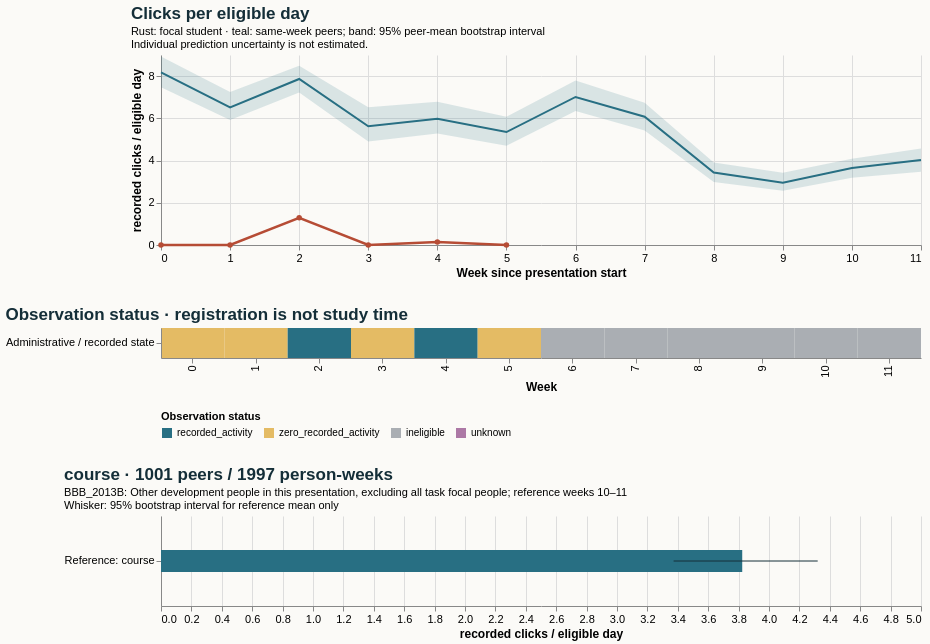

Vega-Lite specification for this chart:
### Vega-Lite specification from a JSON file in a GitHub repository (floating-point values rounded to 4 significant figures)
{"$schema": "https://vega.github.io/schema/vega-lite/v5.20.1.json", "config": {"axis": {"labelFontSize": 11, "titleFontSize": 12}, "background": "#fbfaf7", "font": "sans-serif", "title": {"anchor": "start", "color": "#142e38", "fontSize": 17, "subtitleFontSize": 11}, "view": {"continuousHeight": 300, "continuousWidth": 300, "stroke": null}}, "datasets": {"data-384e228b3901c7a3fc8f4dc9812107fe": [{"end_day": 6, "focal_value": 0.0, "peer_ci_high": 8.931, "peer_ci_low": 7.468, "peer_mean": 8.174, "peer_observations": 1127, "peer_people": 1127, "reference": "course", "unit": "recorded clicks / eligible day", "week": 0}, {"end_day": 13, "focal_value": 0.0, "peer_ci_high": 7.246, "peer_ci_low": 5.919, "peer_mean": 6.521, "peer_observations": 1121, "peer_people": 1121, "reference": "course", "unit": "recorded clicks / eligible day", "week": 1}, {"end_day": 20, "focal_value": 1.286, "peer_ci_high": 8.492, "peer_ci_low": 7.226, "peer_mean": 7.865, "peer_observations": 1105, "peer_people": 1105, "reference": "course", "unit": "recorded clicks / eligible day", "week": 2}, {"end_day": 27, "focal_value": 0.0, "peer_ci_high": 6.529, "peer_ci_low": 4.904, "peer_mean": 5.625, "peer_observations": 1098, "peer_people": 1098, "reference": "course", "unit": "recorded clicks / eligible day", "week": 3}, {"end_day": 34, "focal_value": 0.1429, "peer_ci_high": 6.783, "peer_ci_low": 5.283, "peer_mean": 5.982, "peer_observations": 1065, "peer_people": 1065, "reference": "course", "unit": "recorded clicks / eligible day", "week": 4}, {"end_day": 41, "focal_value": 0.0, "peer_ci_high": 6.074, "peer_ci_low": 4.696, "peer_mean": 5.35, "peer_observations": 1058, "peer_people": 1058, "reference": "course", "unit": "recorded clicks / eligible day", "week": 5}, {"end_day": 48, "focal_value": null, "peer_ci_high": 7.793, "peer_ci_low": 6.344, "peer_mean": 7.012, "peer_observations": 1050, "peer_people": 1050, "reference": "course", "unit": "recorded clicks / eligible day", "week": 6}, {"end_day": 55, "focal_value": null, "peer_ci_high": 6.738, "peer_ci_low": 5.425, "peer_mean": 6.076, "peer_observations": 1034, "peer_people": 1034, "reference": "course", "unit": "recorded clicks / eligible day", "week": 7}, {"end_day": 62, "focal_value": null, "peer_ci_high": 3.911, "peer_ci_low": 2.983, "peer_mean": 3.431, "peer_observations": 1024, "peer_people": 1024, "reference": "course", "unit": "recorded clicks / eligible day", "week": 8}, {"end_day": 69, "focal_value": null, "peer_ci_high": 3.418, "peer_ci_low": 2.567, "peer_mean": 2.953, "peer_observations": 1007, "peer_people": 1007, "reference": "course", "unit": "recorded clicks / eligible day", "week": 9}, {"end_day": 76, "focal_value": null, "peer_ci_high": 4.09, "peer_ci_low": 3.183, "peer_mean": 3.642, "peer_observations": 1001, "peer_people": 1001, "reference": "course", "unit": "recorded clicks / eligible day", "week": 10}, {"end_day": 83, "focal_value": null, "peer_ci_high": 4.568, "peer_ci_low": 3.466, "peer_mean": 4.025, "peer_observations": 996, "peer_people": 996, "reference": "course", "unit": "recorded clicks / eligible day", "week": 11}], "data-9513caa131856c1d4264fa7f89bb662e": [{"hi": null, "lo": null, "series": "Focal: weeks 10–11", "value": null}, {"hi": 4.32, "lo": 3.372, "series": "Reference: course", "value": 3.824}], "data-db89edfe90cd932c9c2f2a7b8596f721": [{"eligible_days": 7.0, "end_day": 6, "logging_completeness": "unknown", "observation_status": "zero_recorded_activity", "row": "Administrative / recorded state", "score_status": "withheld_release_time_unknown", "start_day": 0, "value": 0.0, "week": 0}, {"eligible_days": 7.0, "end_day": 13, "logging_completeness": "unknown", "observation_status": "zero_recorded_activity", "row": "Administrative / recorded state", "score_status": "withheld_release_time_unknown", "start_day": 7, "value": 0.0, "week": 1}, {"eligible_days": 7.0, "end_day": 20, "logging_completeness": "unknown", "observation_status": "recorded_activity", "row": "Administrative / recorded state", "score_status": "withheld_release_time_unknown", "start_day": 14, "value": 1.286, "week": 2}, {"eligible_days": 7.0, "end_day": 27, "logging_completeness": "unknown", "observation_status": "zero_recorded_activity", "row": "Administrative / recorded state", "score_status": "withheld_release_time_unknown", "start_day": 21, "value": 0.0, "week": 3}, {"eligible_days": 7.0, "end_day": 34, "logging_completeness": "unknown", "observation_status": "recorded_activity", "row": "Administrative / recorded state", "score_status": "withheld_release_time_unknown", "start_day": 28, "value": 0.1429, "week": 4}, {"eligible_days": 7.0, "end_day": 41, "logging_completeness": "unknown", "observation_status": "zero_recorded_activity", "row": "Administrative / recorded state", "score_status": "withheld_release_time_unknown", "start_day": 35, "value": 0.0, "week": 5}, {"eligible_days": 0.0, "end_day": 48, "logging_completeness": "unknown", "observation_status": "ineligible", "row": "Administrative / recorded state", "score_status": "withheld_release_time_unknown", "start_day": 42, "value": null, "week": 6}, {"eligible_days": 0.0, "end_day": 55, "logging_completeness": "unknown", "observation_status": "ineligible", "row": "Administrative / recorded state", "score_status": "withheld_release_time_unknown", "start_day": 49, "value": null, "week": 7}, {"eligible_days": 0.0, "end_day": 62, "logging_completeness": "unknown", "observation_status": "ineligible", "row": "Administrative / recorded state", "score_status": "withheld_release_time_unknown", "start_day": 56, "value": null, "week": 8}, {"eligible_days": 0.0, "end_day": 69, "logging_completeness": "unknown", "observation_status": "ineligible", "row": "Administrative / recorded state", "score_status": "withheld_release_time_unknown", "start_day": 63, "value": null, "week": 9}, {"eligible_days": 0.0, "end_day": 76, "logging_completeness": "unknown", "observation_status": "ineligible", "row": "Administrative / recorded state", "score_status": "withheld_release_time_unknown", "start_day": 70, "value": null, "week": 10}, {"eligible_days": 0.0, "end_day": 83, "logging_completeness": "unknown", "observation_status": "ineligible", "row": "Administrative / recorded state", "score_status": "withheld_release_time_unknown", "start_day": 77, "value": null, "week": 11}]}, "resolve": {"scale": {"color": "independent"}}, "spacing": 28, "vconcat": [{"data": {"name": "data-384e228b3901c7a3fc8f4dc9812107fe"}, "height": 190, "layer": [{"encoding": {"x": {"axis": {"tickMinStep": 1}, "field": "week", "title": "Week since presentation start", "type": "quantitative"}, "y": {"field": "peer_ci_low", "scale": {"zero": true}, "title": "recorded clicks / eligible day", "type": "quantitative"}, "y2": {"field": "peer_ci_high"}}, "mark": {"color": "#286f83", "opacity": 0.16, "type": "area"}}, {"encoding": {"tooltip": [{"field": "week", "type": "quantitative"}, {"field": "peer_mean", "type": "quantitative"}, {"field": "peer_people", "type": "quantitative"}, {"field": "peer_observations", "type": "quantitative"}], "x": {"field": "week", "type": "quantitative"}, "y": {"field": "peer_mean", "type": "quantitative"}}, "mark": {"color": "#286f83", "strokeWidth": 2, "type": "line"}}, {"encoding": {"tooltip": [{"field": "week", "type": "quantitative"}, {"field": "focal_value", "type": "quantitative"}], "x": {"field": "week", "type": "quantitative"}, "y": {"field": "focal_value", "type": "quantitative"}}, "mark": {"color": "#b64c35", "point": {"color": "#b64c35"}, "strokeWidth": 2.5, "type": "line"}}], "title": {"subtitle": ["Rust: focal student · teal: same-week peers; band: 95% peer-mean bootstrap interval", "Individual prediction uncertainty is not estimated."], "text": "Clicks per eligible day"}, "width": 760}, {"data": {"name": "data-db89edfe90cd932c9c2f2a7b8596f721"}, "encoding": {"color": {"field": "observation_status", "legend": {"labelLimit": 260, "orient": "bottom"}, "scale": {"domain": ["recorded_activity", "zero_recorded_activity", "ineligible", "unknown"], "range": ["#286f83", "#e4bb64", "#aaaeb3", "#ac78a5"]}, "title": "Observation status", "type": "nominal"}, "tooltip": [{"field": "week", "type": "quantitative"}, {"field": "eligible_days", "type": "quantitative"}, {"field": "observation_status", "type": "nominal"}, {"field": "logging_completeness", "type": "nominal"}], "x": {"field": "week", "title": "Week", "type": "ordinal"}, "y": {"field": "row", "title": null, "type": "nominal"}}, "height": 30, "mark": {"type": "rect"}, "title": "Observation status · registration is not study time", "width": 760}, {"data": {"name": "data-9513caa131856c1d4264fa7f89bb662e"}, "height": 90, "layer": [{"encoding": {"x": {"field": "value", "scale": {"domain": [0, 4.536], "zero": true}, "title": "recorded clicks / eligible day", "type": "quantitative"}, "y": {"field": "series", "sort": null, "title": null, "type": "nominal"}}, "mark": {"color": "#286f83", "size": 22, "type": "bar"}}, {"encoding": {"x": {"field": "lo", "type": "quantitative"}, "x2": {"field": "hi"}, "y": {"field": "series", "sort": null, "title": null, "type": "nominal"}}, "mark": {"color": "#142e38", "type": "rule"}}], "title": {"subtitle": ["BBB_2013B: Other development people in this presentation, excluding all task focal people; reference weeks 10–11", "Whisker: 95% bootstrap interval for reference mean only"], "text": "course · 1001 peers / 1997 person-weeks"}, "width": 760}]}
